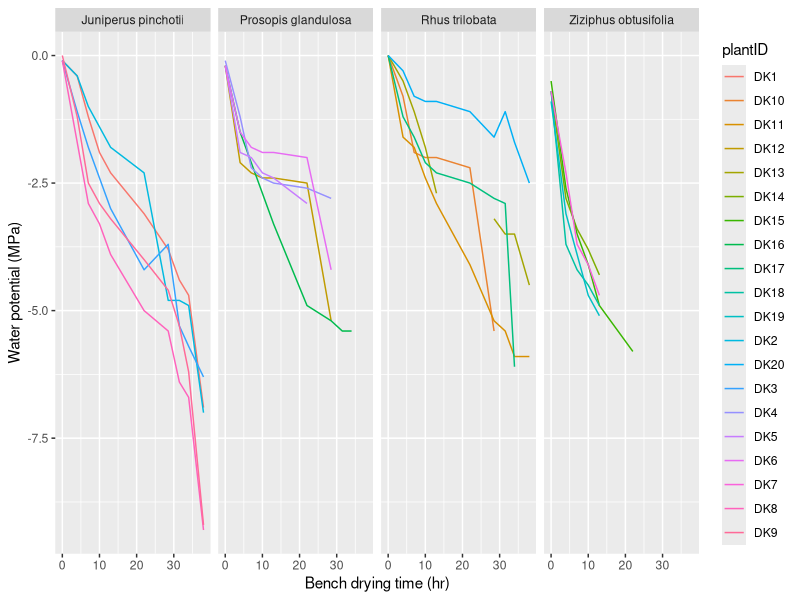
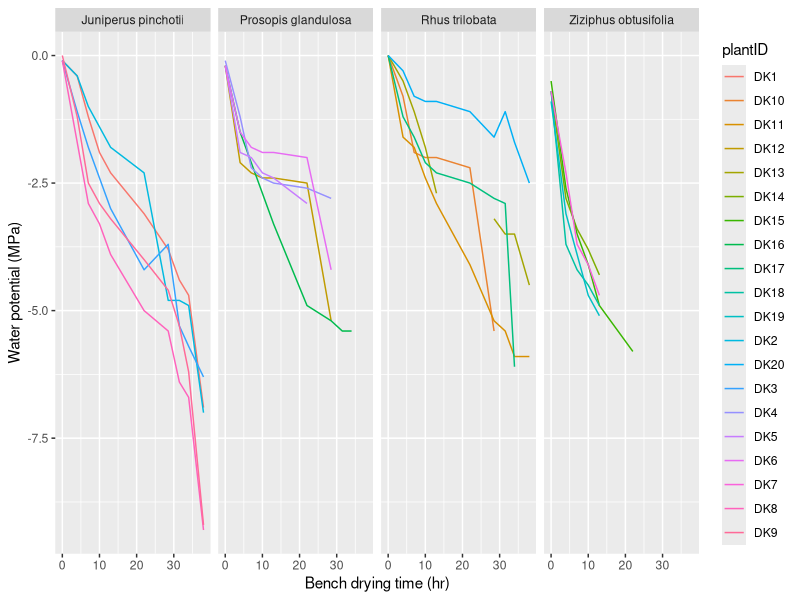

Here is the R script that generated these plots, in order:
# read-data.R
# Dylan Schwilk 2023

library(ggplot2)
library(readr)
library(dplyr)
library(tidyr)


drydown <- read_csv("../data/shrub_drydown_test.csv")

drydown_long <- drydown %>% select(-note) %>%
  pivot_longer(cols=starts_with("hr_"), names_to="time",
               values_to="water_potential",
               names_pattern="hr_([0-9\\.]+)") %>%
  mutate(time = as.numeric(time), water_potential = -1*water_potential)


fig1 <- drydown_long %>%
  ggplot(aes(time, water_potential, color=plantID)) +
  facet_grid(. ~ species) +
  geom_line() +
  xlab("Bench drying time (hr)") + ylab("Water potential (MPa)")

fig1

ggsave("../results/drydowns.png", plot=fig1, width=8, height=6, units="in")
